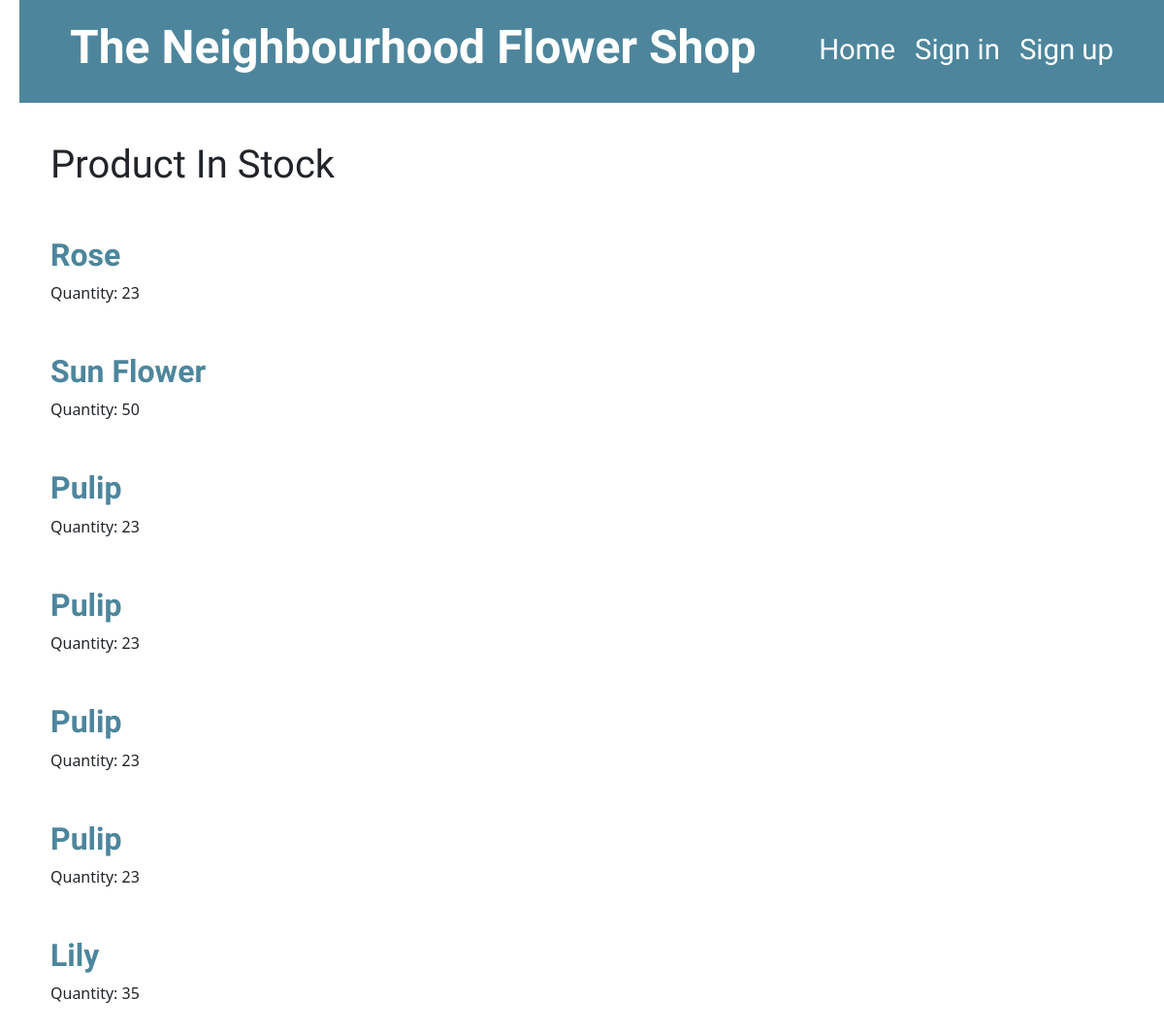
Before: / with the older database file.
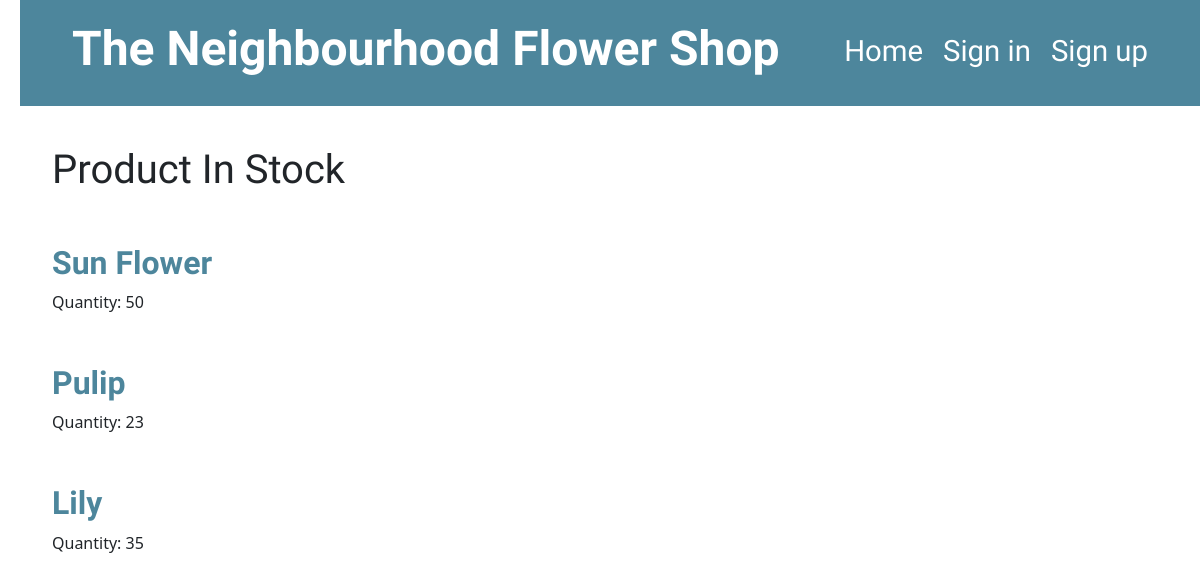
After: the same page with the newer database file.
### blog/models.py (models this page shows, shortened)
class Inventory(models.Model):
    user = models.ForeignKey(settings.AUTH_USER_MODEL, on_delete=models.CASCADE, default='10000')
    name = models.CharField(max_length=200)
    quantity = models.IntegerField()
    price = models.FloatField()
    status = models.TextField()

### blog/views.py (the view)
# urls.py: path('', views.inventory_shop, name='inventory_shop'),
def inventory_shop(request):
    Inventorys = Inventory.objects.filter(status='In Stock')
    return render(request, 'blog/inventory_shop.html', {'Inventorys': Inventorys})

### blog/templates/blog/inventory_shop.html
{% extends 'blog/index.html' %}
{% block content %}
<h1 class="post">Product In Stock</h1>
        {% for Inventory in Inventorys %}
        <article class="post">
          <h2><a href="{% url 'inventory_detail' pk=Inventory.pk %}">{{ Inventory.name }}</a></h2>
          <p>Quantity: {{ Inventory.quantity}}</p>
      </article>
        {% endfor %}
{% endblock %}

Changed rows visible on the page:
removed Inventory: name "Rose", quantity "23"
removed Inventory: name "Pulip", quantity "23"
removed Inventory: name "Pulip", quantity "23"
removed Inventory: name "Pulip", quantity "23"
